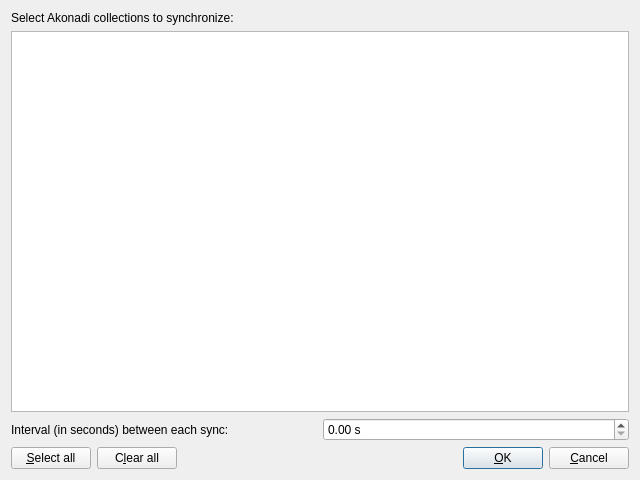
<?xml version="1.0" encoding="UTF-8"?>
<ui version="4.0">
 <class>SelectCollectionsForm</class>
 <widget class="QDialog" name="SelectCollectionsForm">
  <property name="geometry">
   <rect>
    <x>0</x>
    <y>0</y>
    <width>640</width>
    <height>480</height>
   </rect>
  </property>
  <property name="windowTitle">
   <string>Twinkle - Select Akonadi collections</string>
  </property>
  <layout class="QVBoxLayout" name="verticalLayout_2">
   <item>
    <layout class="QVBoxLayout" name="verticalLayout">
     <item>
      <widget class="QLabel" name="purposeTextLabel">
       <property name="sizePolicy">
        <sizepolicy hsizetype="Minimum" vsizetype="Preferred">
         <horstretch>0</horstretch>
         <verstretch>0</verstretch>
        </sizepolicy>
       </property>
       <property name="text">
        <string comment="No need to translate">Select Akonadi collections to synchronize:</string>
       </property>
       <property name="wordWrap">
        <bool>false</bool>
       </property>
      </widget>
     </item>
     <item>
      <widget class="QListWidget" name="collectionsListView">
       <property name="selectionMode">
        <enum>QAbstractItemView::NoSelection</enum>
       </property>
      </widget>
     </item>
     <item>
      <layout class="QHBoxLayout" name="horizontalLayout">
       <item>
        <widget class="QLabel" name="label">
         <property name="text">
          <string>Interval (in seconds) between each sync:</string>
         </property>
        </widget>
       </item>
       <item>
        <widget class="QDoubleSpinBox" name="intervalSpinBox">
         <property name="suffix">
          <string> s</string>
         </property>
         <property name="singleStep">
          <double>0.100000000000000</double>
         </property>
        </widget>
       </item>
      </layout>
     </item>
     <item>
      <layout class="QHBoxLayout" name="horizontalLayout_2">
       <item>
        <widget class="QPushButton" name="selectPushButton">
         <property name="text">
          <string>&amp;Select all</string>
         </property>
         <property name="shortcut">
          <string>Alt+S</string>
         </property>
        </widget>
       </item>
       <item>
        <widget class="QPushButton" name="clearPushButton">
         <property name="text">
          <string>C&amp;lear all</string>
         </property>
         <property name="shortcut">
          <string>Alt+L</string>
         </property>
        </widget>
       </item>
       <item>
        <spacer name="spacer47">
         <property name="orientation">
          <enum>Qt::Horizontal</enum>
         </property>
         <property name="sizeType">
          <enum>QSizePolicy::Expanding</enum>
         </property>
         <property name="sizeHint" stdset="0">
          <size>
           <width>41</width>
           <height>20</height>
          </size>
         </property>
        </spacer>
       </item>
       <item>
        <widget class="QPushButton" name="okPushButton">
         <property name="text">
          <string>&amp;OK</string>
         </property>
         <property name="shortcut">
          <string>Alt+O</string>
         </property>
         <property name="default">
          <bool>true</bool>
         </property>
        </widget>
       </item>
       <item>
        <widget class="QPushButton" name="cancelPushButton">
         <property name="text">
          <string>&amp;Cancel</string>
         </property>
         <property name="shortcut">
          <string>Alt+C</string>
         </property>
        </widget>
       </item>
      </layout>
     </item>
    </layout>
   </item>
  </layout>
 </widget>
 <layoutdefault spacing="6" margin="11"/>
 <tabstops>
  <tabstop>collectionsListView</tabstop>
  <tabstop>selectPushButton</tabstop>
  <tabstop>clearPushButton</tabstop>
  <tabstop>okPushButton</tabstop>
  <tabstop>cancelPushButton</tabstop>
 </tabstops>
 <resources/>
 <connections>
  <connection>
   <sender>okPushButton</sender>
   <signal>clicked()</signal>
   <receiver>SelectCollectionsForm</receiver>
   <slot>validate()</slot>
   <hints>
    <hint type="sourcelabel">
     <x>20</x>
     <y>20</y>
    </hint>
    <hint type="destinationlabel">
     <x>20</x>
     <y>20</y>
    </hint>
   </hints>
  </connection>
  <connection>
   <sender>cancelPushButton</sender>
   <signal>clicked()</signal>
   <receiver>SelectCollectionsForm</receiver>
   <slot>reject()</slot>
   <hints>
    <hint type="sourcelabel">
     <x>20</x>
     <y>20</y>
    </hint>
    <hint type="destinationlabel">
     <x>20</x>
     <y>20</y>
    </hint>
   </hints>
  </connection>
  <connection>
   <sender>selectPushButton</sender>
   <signal>clicked()</signal>
   <receiver>SelectCollectionsForm</receiver>
   <slot>selectAll()</slot>
   <hints>
    <hint type="sourcelabel">
     <x>20</x>
     <y>20</y>
    </hint>
    <hint type="destinationlabel">
     <x>20</x>
     <y>20</y>
    </hint>
   </hints>
  </connection>
  <connection>
   <sender>clearPushButton</sender>
   <signal>clicked()</signal>
   <receiver>SelectCollectionsForm</receiver>
   <slot>clearAll()</slot>
   <hints>
    <hint type="sourcelabel">
     <x>20</x>
     <y>20</y>
    </hint>
    <hint type="destinationlabel">
     <x>20</x>
     <y>20</y>
    </hint>
   </hints>
  </connection>
  <connection>
   <sender>collectionsListView</sender>
   <signal>doubleClicked(QModelIndex)</signal>
   <receiver>SelectCollectionsForm</receiver>
   <slot>toggle(QModelIndex)</slot>
   <hints>
    <hint type="sourcelabel">
     <x>20</x>
     <y>20</y>
    </hint>
    <hint type="destinationlabel">
     <x>20</x>
     <y>20</y>
    </hint>
   </hints>
  </connection>
 </connections>
</ui>
